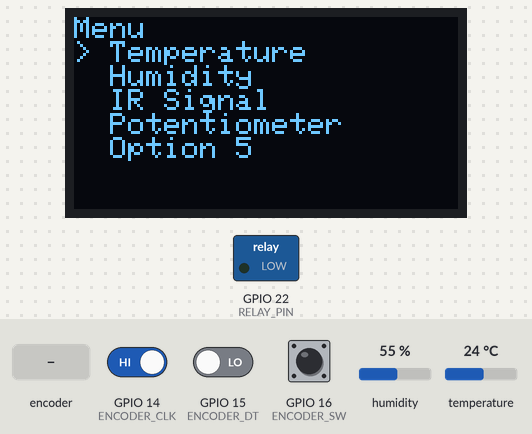
Simulated run of this sketch. Board: ESP32. On the bench: 128×64 one-colour display, switched loads named in the sketch (green lamp = pin HIGH). The inputs (shaded band) are chosen by the test bench; at power-on: GPIO 16 (ENCODER_SW) HIGH, GPIO 14 (ENCODER_CLK) HIGH, GPIO 15 (ENCODER_DT) LOW, humidity 55 %, temperature 24 °C. The display library's start-up logo is not drawn.

Above: at 3.2 s.
3.3 s: rotary encoder on GPIO 14 (ENCODER_CLK) / GPIO 15 (ENCODER_DT) turned 3 steps (first pin leading)
At 4.3 s:
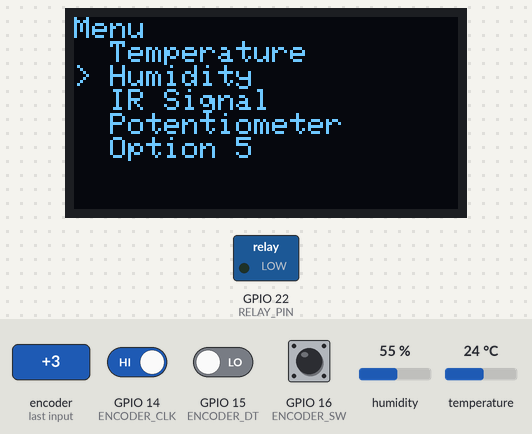
5.4 s: GPIO 16 (ENCODER_SW) driven LOW
At 5.8 s:
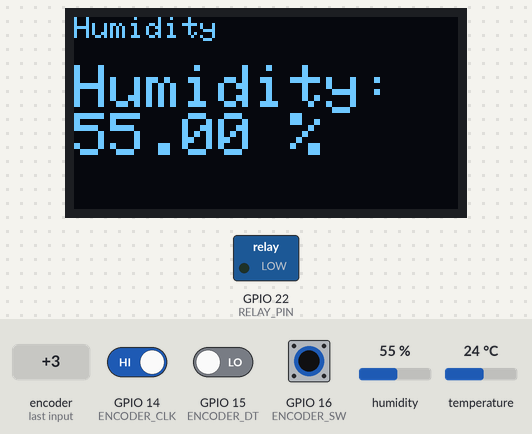
7.0 s: GPIO 16 (ENCODER_SW) pulsed HIGH 2 times (0.12 s each, 0.3 s apart)
At 8.8 s:
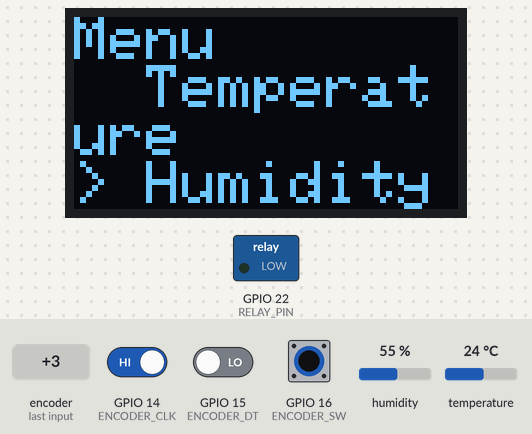
9.2 s: rotary encoder on GPIO 14 (ENCODER_CLK) / GPIO 15 (ENCODER_DT) turned 1 step (first pin leading)
At 9.7 s:
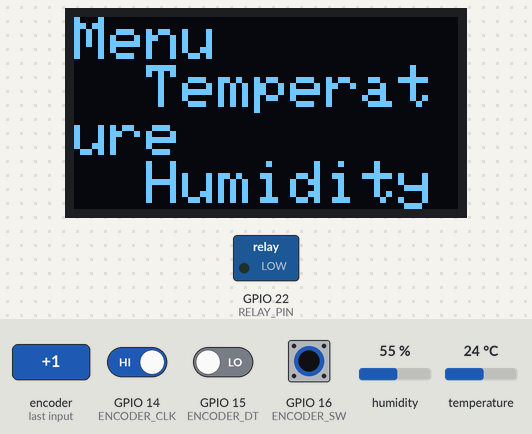
10.9 s: GPIO 16 (ENCODER_SW) pulsed HIGH 5 times (0.12 s each, 0.3 s apart)
At 11.9 s:
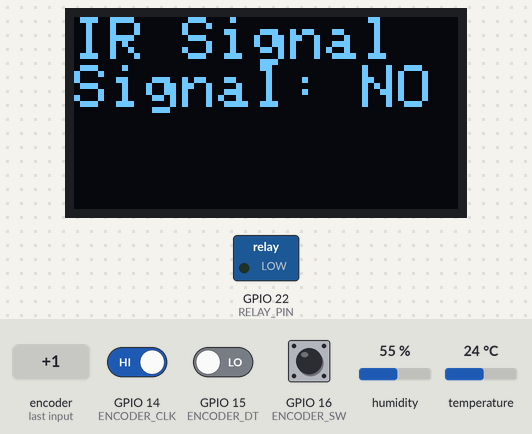
Timing chart, 0 to 13.9 s (numbered marks = the images above; inputs shaded):
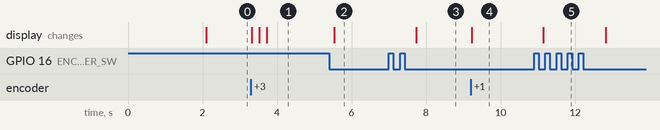

The sketch:

code.ino
```cpp
#include <Wire.h>
#include <Adafruit_GFX.h>
#include <Adafruit_SSD1306.h>
#include <OneWire.h>
#include <DallasTemperature.h>
#include <DHT.h>
#include <IRremote.h>
#include <TM1637Display.h>

#define SCREEN_WIDTH 128
#define SCREEN_HEIGHT 64
#define OLED_RESET    -1
Adafruit_SSD1306 display(SCREEN_WIDTH, SCREEN_HEIGHT, &Wire, OLED_RESET);

#define ENCODER_CLK 14
#define ENCODER_DT  15
#define ENCODER_SW  16

#define ONE_WIRE_BUS 17
#define DHT_PIN 18
#define DHT_TYPE DHT22

#define IR_RECEIVE_PIN 19
#define POT_PIN 26
#define TM1637_CLK 20
#define TM1637_DIO 21
#define RELAY_PIN 22

OneWire oneWire(ONE_WIRE_BUS);
DallasTemperature sensors(&oneWire);
DHT dht(DHT_PIN, DHT_TYPE);
TM1637Display tm1637(TM1637_CLK, TM1637_DIO);

const char* menu[] = {"Temperature", "Humidity", "IR Signal", "Potentiometer", "Option 5"};
const int menuLength = sizeof(menu) / sizeof(menu[0]);
int currentOption = 0;

int lastClk = HIGH;
bool inTemperatureMode = false;
bool inHumidityMode = false;
bool inIRMode = false;
bool inPotentiometerMode = false;
bool buttonPressed = false;

void setup() {
  Serial.begin(115200);

  pinMode(ENCODER_CLK, INPUT);
  pinMode(ENCODER_DT, INPUT);
  pinMode(ENCODER_SW, INPUT_PULLUP);
  pinMode(RELAY_PIN, OUTPUT);
  digitalWrite(RELAY_PIN, LOW); // Ensure relay is off

  if (!display.begin(SSD1306_SWITCHCAPVCC, 0x3C)) {
    Serial.println(F("SSD1306 allocation failed"));
    for (;;);
  }

  display.display();
  delay(2000);
  display.clearDisplay();
  display.setTextSize(1);
  display.setTextColor(SSD1306_WHITE);

  sensors.begin();
  dht.begin();
  tm1637.setBrightness(0x0f); // Set maximum brightness

  IrReceiver.begin(IR_RECEIVE_PIN, ENABLE_LED_FEEDBACK);

  displayMenu();
}

void loop() {
  int newClk = digitalRead(ENCODER_CLK);

  if (newClk != lastClk) {
    lastClk = newClk;
    if (newClk == LOW) {
      int dtValue = digitalRead(ENCODER_DT);
      if (dtValue == HIGH) {
        currentOption = (currentOption + 1) % menuLength;
      } else {
        currentOption = (currentOption - 1 + menuLength) % menuLength;
      }
      if (!inTemperatureMode && !inHumidityMode && !inIRMode && !inPotentiometerMode) {
        displayMenu();
      }
    }
  }

  if (digitalRead(ENCODER_SW) == LOW) {
    if (!buttonPressed) {
      delay(100); // Debounce delay
      buttonPressed = true;
      if (inTemperatureMode) {
        inTemperatureMode = false;
        displayMenu();
      } else if (inHumidityMode) {
        inHumidityMode = false;
        displayMenu();
      } else if (inIRMode) {
        inIRMode = false;
        displayMenu();
      } else if (inPotentiometerMode) {
        inPotentiometerMode = false;
        displayMenu();
      } else if (currentOption == 0) {
        inTemperatureMode = true;
        displayTemperature();
      } else if (currentOption == 1) {
        inHumidityMode = true;
        displayHumidity();
      } else if (currentOption == 2) {
        inIRMode = true;
        displayIRSignal();
      } else if (currentOption == 3) {
        inPotentiometerMode = true;
        displayPotentiometer();
      }
    }
  } else {
    buttonPressed = false;
  }
}

void displayMenu() {
  display.clearDisplay();
  display.setCursor(0, 0);
  display.println(F("Menu"));
  for (int i = 0; i < menuLength; i++) {
    if (i == currentOption) {
      display.print(F("> "));
    } else {
      display.print(F("  "));
    }
    display.println(menu[i]);
  }
  display.display();
}

void displayTemperature() {
  display.clearDisplay();
  display.setCursor(0, 0);
  display.println(F("Temperature"));

  while (inTemperatureMode) {
    sensors.requestTemperatures();
    float temperatureC = sensors.getTempCByIndex(0);

    display.setCursor(0, 16);
    display.setTextSize(2);
    display.print(F("Temp: "));
    display.print(temperatureC);
    display.print(F(" C"));
    display.display();

    delay(500);

    if (digitalRead(ENCODER_SW) == LOW) {
      if (!buttonPressed) {
        delay(100);
        buttonPressed = true;
        inTemperatureMode = false;
        displayMenu();
      }
    } else {
      buttonPressed = false;
    }
  }
}

void displayHumidity() {
  display.clearDisplay();
  display.setCursor(0, 0);
  display.println(F("Humidity"));

  while (inHumidityMode) {
    float humidity = dht.readHumidity();

    display.setCursor(0, 16);
    display.setTextSize(2);
    display.print(F("Humidity: "));
    display.print(humidity);
    display.print(F(" %"));
    display.display();

    delay(500);

    if (digitalRead(ENCODER_SW) == LOW) {
      if (!buttonPressed) {
        delay(100);
        buttonPressed = true;
        inHumidityMode = false;
        displayMenu();
      }
    } else {
      buttonPressed = false;
    }
  }
}

void displayIRSignal() {
  display.clearDisplay();
  display.setCursor(0, 0);
  display.println(F("IR Signal"));

  while (inIRMode) {
    if (IrReceiver.decode()) {
      display.setCursor(0, 16);
      display.setTextSize(2);
      display.print(F("Signal: YES"));
      display.display();
      IrReceiver.resume();
    } else {
      display.setCursor(0, 16);
      display.setTextSize(2);
      display.print(F("Signal: NO "));
      display.display();
    }

    delay(500);

    if (digitalRead(ENCODER_SW) == LOW) {
      if (!buttonPressed) {
        delay(100);
        buttonPressed = true;
        inIRMode = false;
        displayMenu();
      }
    } else {
      buttonPressed = false;
    }
  }
}

void displayPotentiometer() {
  display.clearDisplay();
  display.setCursor(0, 0);
  display.println(F("Potentiometer"));

  while (inPotentiometerMode) {
    int potValue = analogRead(POT_PIN);
    int displayValue = map(potValue, 0, 4095, 0, 1000);

    display.setCursor(0, 16);
    display.setTextSize(2);
    display.print(F("Value: "));
    display.print(displayValue);
    display.display();

    tm1637.showNumberDec(displayValue, false);

    if (displayValue == 1000) {
      digitalWrite(RELAY_PIN, HIGH);
    } else {
      digitalWrite(RELAY_PIN, LOW);
    }

    delay(500);

    if (digitalRead(ENCODER_SW) == LOW) {
      if (!buttonPressed) {
        delay(100);
        buttonPressed = true;
        inPotentiometerMode = false;
        displayMenu();
      }
    } else {
      buttonPressed = false;
    }
  }
}
```

Measured:
- after the input at 3.3 s, the display: first changes at once (image 1 shows a later state)
- after the input at 5.4 s, the display: changes after 0.13 s (image 2)
- after the input at 7.0 s, the display: changes after 0.73 s (image 3)
- after the input at 9.2 s, the display: changes at once (image 4)
- after the input at 10.9 s, the display: changes after 0.25 s (image 5)
